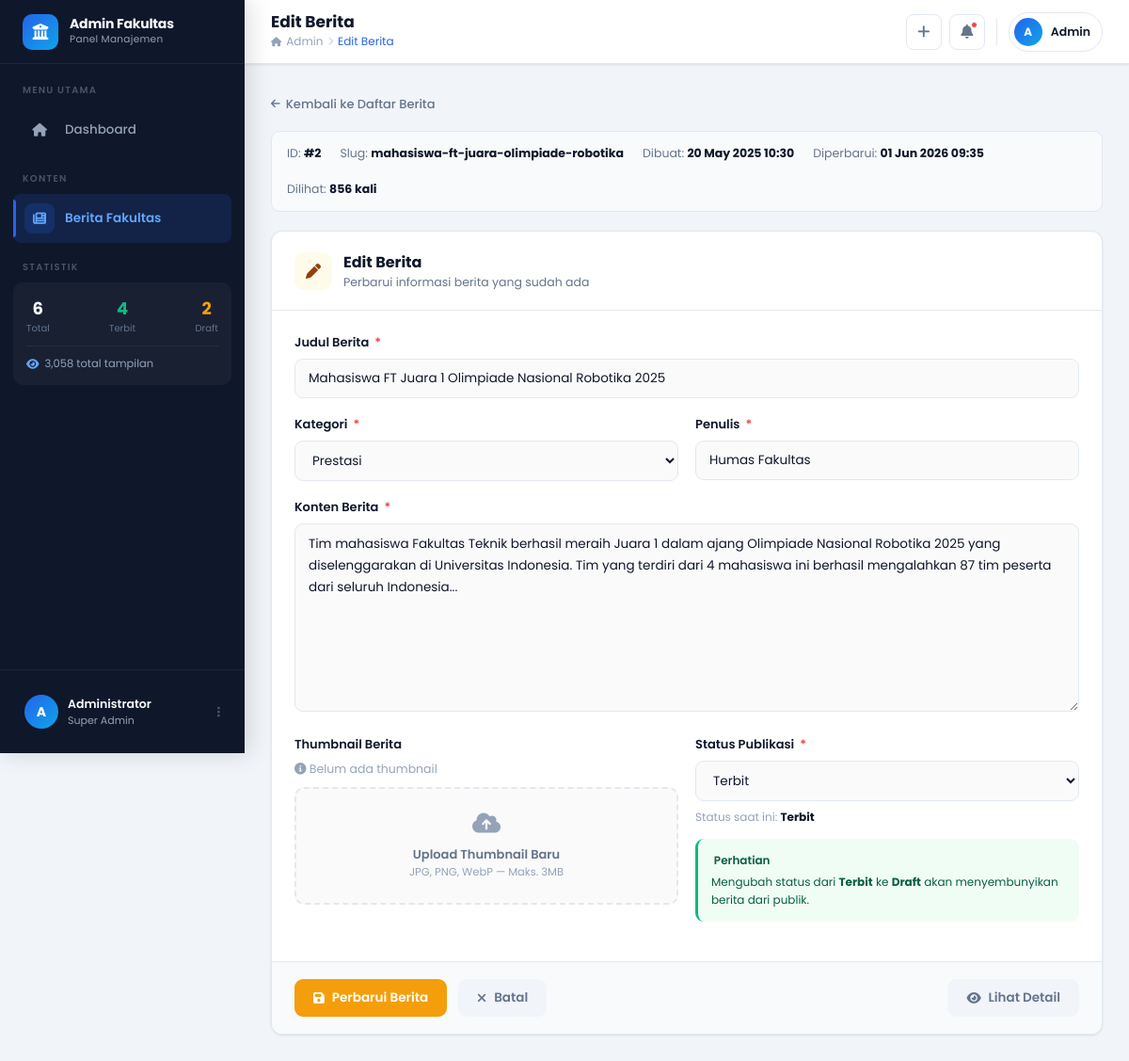
The app's page /berita/edit.php?id=2 with its own data.
### tables this page shows
CREATE TABLE IF NOT EXISTS `berita` (
  `id` int(11) NOT NULL AUTO_INCREMENT,
  `judul` varchar(255) NOT NULL,
  `slug` varchar(255) NOT NULL UNIQUE,
  `konten` text NOT NULL,
  `thumbnail` varchar(255) DEFAULT NULL,
  `kategori` enum('Akademik','Penelitian','Kemahasiswaan','Pengumuman','Event','Prestasi','Umum') NOT NULL DEFAULT 'Umum',
  `penulis` varchar(100) NOT NULL,
  `status` enum('Terbit','Draft','Arsip') NOT NULL DEFAULT 'Draft',
  `dilihat` int(11) NOT NULL DEFAULT 0,
  `created_at` datetime NOT NULL DEFAULT CURRENT_TIMESTAMP,
  `updated_at` datetime NOT NULL DEFAULT CURRENT_TIMESTAMP ON UPDATE CURRENT_TIMESTAMP,
  PRIMARY KEY (`id`),
  KEY `idx_status` (`status`),
  KEY `idx_kategori` (`kategori`)
);

### berita/edit.php (the view, shortened to what this page needs)
<?php
require_once '../config.php';
$id = isset($_GET['id']) && is_numeric($_GET['id']) ? (int)$_GET['id'] : 0;
$berita = null;
$res = $conn->query("SELECT * FROM berita WHERE id=$id LIMIT 1");
if ($res) $berita = $res->fetch_assoc();
require_once '../dashboard.php';
?>
<div style="margin-bottom:18px;">
    <a href="index.php" style="color:var(--text-muted);text-decoration:none;font-size:13px;display:inline-flex;align-items:center;gap:6px;font-weight:500;">
        <i class="fas fa-arrow-left" style="font-size:11px;"></i> Kembali ke Daftar Berita
    </a>
</div>
<div class="edit-meta">
    <span>ID: <strong>#<?= $berita['id'] ?></strong></span>
    <span>Slug: <strong><?= htmlspecialchars($berita['slug']) ?></strong></span>
    <span>Dibuat: <strong><?= date('d M Y H:i', strtotime($berita['created_at'])) ?></strong></span>
    <span>Diperbarui: <strong><?= date('d M Y H:i', strtotime($berita['updated_at'])) ?></strong></span>
    <span>Dilihat: <strong><?= number_format($berita['dilihat']) ?> kali</strong></span>
</div>
<div class="form-card">
    <div class="form-header">
        <div class="form-header-icon"><i class="fas fa-pen"></i></div>
        <div>
            <h2>Edit Berita</h2>
            <p>Perbarui informasi berita yang sudah ada</p>
        </div>
    </div>
    <form method="post" enctype="multipart/form-data">
        <div class="form-body">
            <div class="form-group">
                <label class="form-label">Judul Berita <span class="req">*</span></label>
                <input type="text" name="judul" class="form-control"
                    placeholder="Masukkan judul berita..."
                    value="<?= htmlspecialchars($berita['judul']) ?>" maxlength="255">
            </div>
            <div class="form-row">
                <div class="form-group">
                    <label class="form-label">Kategori <span class="req">*</span></label>
                    <select name="kategori" class="form-control">
                        <?php foreach (['Akademik','Penelitian','Kemahasiswaan','Pengumuman','Event','Prestasi','Umum'] as $k): ?>
                        <option value="<?= $k ?>" <?= $berita['kategori']===$k?'selected':'' ?>><?= $k ?></option>
                        <?php endforeach; ?>
                    </select>
                </div>
                <div class="form-group">
                    <label class="form-label">Penulis <span class="req">*</span></label>
                    <input type="text" name="penulis" class="form-control"
                        value="<?= htmlspecialchars($berita['penulis']) ?>">
                </div>
            </div>
            <div class="form-group">
                <label class="form-label">Konten Berita <span class="req">*</span></label>
                <textarea name="konten" class="form-control"><?= htmlspecialchars($berita['konten']) ?></textarea>
            </div>
            <div class="form-row">
                <div class="form-group">
                    <label class="form-label">Thumbnail Berita</label>
                    <?php if ($berita['thumbnail'] && file_exists(UPLOAD_DIR . $berita['thumbnail'])): ?>
                    <div class="current-thumb" id="currentThumbWrap">
                        <img src="../<?= UPLOAD_URL . htmlspecialchars($berita['thumbnail']) ?>" alt="Thumbnail saat ini" id="currentThumbImg">
                        <div class="current-thumb-label">
                            <span><i class="fas fa-image"></i> Thumbnail saat ini</span>
                            <button type="button" class="del-thumb-btn" onclick="hapusThumbnail()">
                                <i class="fas fa-trash"></i> Hapus
                            </button>
                        </div>
                    </div>
                    <div style="margin-top:10px;font-size:12px;color:var(--text-light);">Upload gambar baru untuk mengganti thumbnail saat ini.</div>
                    <?php else: ?>
                    <div style="font-size:12.5px;color:var(--text-light);margin-bottom:8px;"><i class="fas fa-info-circle"></i> Belum ada thumbnail</div>
                    <?php endif; ?>
                    <div class="upload-area" id="uploadArea" style="margin-top:10px;">
                        <i class="fas fa-cloud-arrow-up" style="font-size:24px;color:var(--text-light);"></i>
                        <div style="font-size:13px;font-weight:600;color:var(--text-muted);margin-top:8px;">Upload Thumbnail Baru</div>
                        <div style="font-size:11.5px;color:var(--text-light);">JPG, PNG, WebP — Maks. 3MB</div>
                    </div>
                </div>
                <div class="form-group">
                    <label class="form-label">Status Publikasi <span class="req">*</span></label>
                    <select name="status" class="form-control">
                        <option value="Terbit" <?= $berita['status']==='Terbit'?'selected':'' ?>>Terbit</option>
                    </select>
                    <div style="font-size:12px;color:var(--text-light);margin-top:8px;">
                        Status saat ini: <strong style="color:var(--text-main);"><?= $berita['status'] ?></strong>
                    </div>
                    <div style="margin-top:14px;padding:14px;background:#F0FDF4;border-radius:9px;border-left:3px solid #10B981;">
                        <div style="font-size:12px;font-weight:600;color:#065F46;margin-bottom:4px;"><i class="fas fa-shield-check"></i> Perhatian</div>
                        <div style="font-size:12px;color:#065F46;line-height:1.6;">Mengubah status dari <b>Terbit</b> ke <b>Draft</b> akan menyembunyikan berita dari publik.</div>
                    </div>
                </div>
            </div>
        </div>
        <div class="form-footer">
            <button type="submit" class="btn btn-warning">
                <i class="fas fa-save"></i> Perbarui Berita
            </button>
            <a href="index.php" class="btn btn-secondary">
                <i class="fas fa-times"></i> Batal
            </a>
            <a href="detail.php?id=<?= $id ?>" class="btn btn-secondary" style="margin-left:auto;">
                <i class="fas fa-eye"></i> Lihat Detail
            </a>
        </div>
    </form>
</div>
<?php require_once '../dashboard_footer.php'; ?>

### dashboard.php (style rules this page uses)
*, *::before, *::after { box-sizing: border-box; margin: 0; padding: 0; }
:root { --primary: #2563EB; --primary-dark: #1D4ED8; --primary-light: #EFF6FF; --primary-soft: #DBEAFE; --accent: #0EA5E9; --success: #10B981; --warning: #F59E0B; --danger: #EF4444; --sidebar-bg: #0F172A; --sidebar-hover: #1E293B; --sidebar-active: rgba(37,99,235,0.15); --sidebar-border: rgba(255,255,255,0.06); --sidebar-text: #94A3B8; --sidebar-text-active: #F8FAFC; --topbar-bg: #FFFFFF; --body-bg: #F1F5F9; --card-bg: #FFFFFF; --border: #E2E8F0; --text-main: #0F172A; --text-muted: #64748B; --text-light: #94A3B8; --shadow-sm: 0 1px 3px rgba(0,0,0,0.06), 0 1px 2px rgba(0,0,0,0.04); --shadow-md: 0 4px 16px rgba(0,0,0,0.08); --shadow-lg: 0 10px 40px rgba(0,0,0,0.10); --radius: 12px; --radius-sm: 8px; --sidebar-w: 260px; --topbar-h: 68px; --transition: 0.22s cubic-bezier(0.4,0,0.2,1); }
body { font-family: 'Poppins', sans-serif; background: var(--body-bg); color: var(--text-main); min-height: 100vh; display: flex; }

### berita/edit.php (style rules this page uses)
.form-card { max-width: 900px; background: var(--card-bg); border: 1px solid var(--border); border-radius: var(--radius); box-shadow: var(--shadow-sm); overflow: hidden; }
.form-header { display: flex; align-items: center; gap: 12px; padding: 20px 24px; border-bottom: 1px solid var(--border); }
.form-header-icon { width: 40px; height: 40px; display: flex; align-items: center; justify-content: center; border-radius: 10px; background: #fffbeb; color: #92400e; font-size: 16px; }
.form-header h2 { font-size: 16px; font-weight: 700; color: var(--text-main); }
.form-header p { font-size: 12.5px; color: var(--text-muted); }
.form-body { padding: 24px; }
.form-row { display: grid; grid-template-columns: 1fr 1fr; gap: 18px; }
.form-group { margin-bottom: 18px; }
.form-label { display: block; margin-bottom: 7px; font-size: 13px; font-weight: 600; color: var(--text-main); }
.form-label .req { margin-left: 3px; color: var(--danger); }
.form-control { width: 100%; padding: 10px 14px; border: 1.5px solid var(--border); border-radius: 9px; background: #fafafa; outline: none; font-family: 'Poppins', sans-serif; font-size: 13.5px; color: var(--text-main); transition: border-color 0.2s, box-shadow 0.2s; }
textarea.form-control { min-height: 200px; resize: vertical; line-height: 1.7; }
.upload-area { position: relative; padding: 24px; text-align: center; cursor: pointer; background: #fafafa; border: 2px dashed var(--border); border-radius: 10px; transition: all 0.2s; }
.form-footer { display: flex; align-items: center; gap: 12px; padding: 18px 24px; background: #f8fafc; border-top: 1px solid var(--border); }
.btn { display: inline-flex; align-items: center; gap: 8px; padding: 10px 20px; border: none; border-radius: 9px; font-family: 'Poppins', sans-serif; font-size: 13.5px; font-weight: 600; text-decoration: none; cursor: pointer; transition: all 0.2s; }
.btn-warning { background: #f59e0b; color: #fff; }
.btn-secondary { background: #f1f5f9; color: var(--text-muted); }
.edit-meta { display: flex; flex-wrap: wrap; gap: 20px; margin-bottom: 20px; padding: 14px 16px; background: #f8fafc; border: 1px solid var(--border); border-radius: 9px; font-size: 12.5px; }
.edit-meta span { color: var(--text-muted); }
.edit-meta strong { color: var(--text-main); }

### records on screen
berita: id "2", slug "mahasiswa-ft-juara-olimpiade-robotika", created_at "20 May 2025 10:30", updated_at "01 Jun 2026 09:35", dilihat "856", judul "Mahasiswa FT Juara 1 Olimpiade Nasional Robotika 2025", kategori "Prestasi", penulis "Humas Fakultas", konten "Tim mahasiswa Fakultas Teknik berhasil meraih Juara 1 dalam ajang Olimpiade Nasional Robotika 2025 yang diselenggarakan di Universitas Indonesia. Tim yang terdiri dari 4 mahasiswa ini berhasil mengalahkan 87 tim peserta dari seluruh Indonesia...", status "Terbit"

### other values on screen
$total_berita "6"
$berita_terbit "4"
$berita_draft "2"
$total_views "3,058"
$page_title "Edit Berita"
